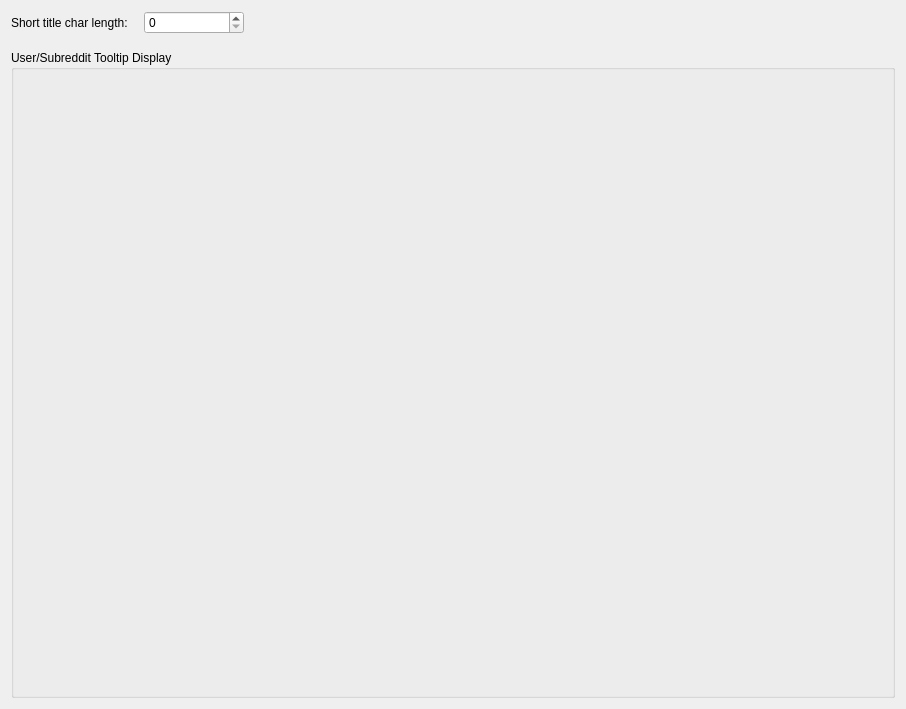
<?xml version="1.0" encoding="UTF-8"?>
<ui version="4.0">
 <class>DispalySettingsWidget</class>
 <widget class="QWidget" name="DispalySettingsWidget">
  <property name="geometry">
   <rect>
    <x>0</x>
    <y>0</y>
    <width>906</width>
    <height>709</height>
   </rect>
  </property>
  <property name="windowTitle">
   <string>Display Settings</string>
  </property>
  <layout class="QVBoxLayout" name="verticalLayout">
   <property name="spacing">
    <number>16</number>
   </property>
   <item>
    <layout class="QFormLayout" name="formLayout">
     <property name="verticalSpacing">
      <number>12</number>
     </property>
     <item row="0" column="0">
      <widget class="QLabel" name="label">
       <property name="toolTip">
        <string>&lt;html&gt;&lt;head/&gt;&lt;body&gt;&lt;p&gt;In most displays titles are shortened in order to display better. This dictates how many characters titles will be shortened to (set to &amp;quot;0&amp;quot; if you don't want titles shortened)&lt;/p&gt;&lt;/body&gt;&lt;/html&gt;</string>
       </property>
       <property name="text">
        <string>Short title char length:</string>
       </property>
      </widget>
     </item>
     <item row="0" column="1">
      <layout class="QHBoxLayout" name="horizontalLayout">
       <item>
        <widget class="QSpinBox" name="short_title_length_spin_box">
         <property name="minimumSize">
          <size>
           <width>100</width>
           <height>0</height>
          </size>
         </property>
        </widget>
       </item>
       <item>
        <spacer name="horizontalSpacer">
         <property name="orientation">
          <enum>Qt::Horizontal</enum>
         </property>
         <property name="sizeHint" stdset="0">
          <size>
           <width>40</width>
           <height>20</height>
          </size>
         </property>
        </spacer>
       </item>
      </layout>
     </item>
    </layout>
   </item>
   <item>
    <widget class="QGroupBox" name="tooltip_groupbox">
     <property name="sizePolicy">
      <sizepolicy hsizetype="Preferred" vsizetype="Expanding">
       <horstretch>0</horstretch>
       <verstretch>0</verstretch>
      </sizepolicy>
     </property>
     <property name="toolTip">
      <string>&lt;html&gt;&lt;head/&gt;&lt;body&gt;&lt;p&gt;These are user/subreddit attributes that will be displayed in a tooltip from the main window when the mouse is hovered over their name&lt;/p&gt;&lt;/body&gt;&lt;/html&gt;</string>
     </property>
     <property name="title">
      <string>User/Subreddit Tooltip Display</string>
     </property>
     <layout class="QGridLayout" name="gridLayout_2"/>
    </widget>
   </item>
  </layout>
 </widget>
 <resources/>
 <connections/>
</ui>
